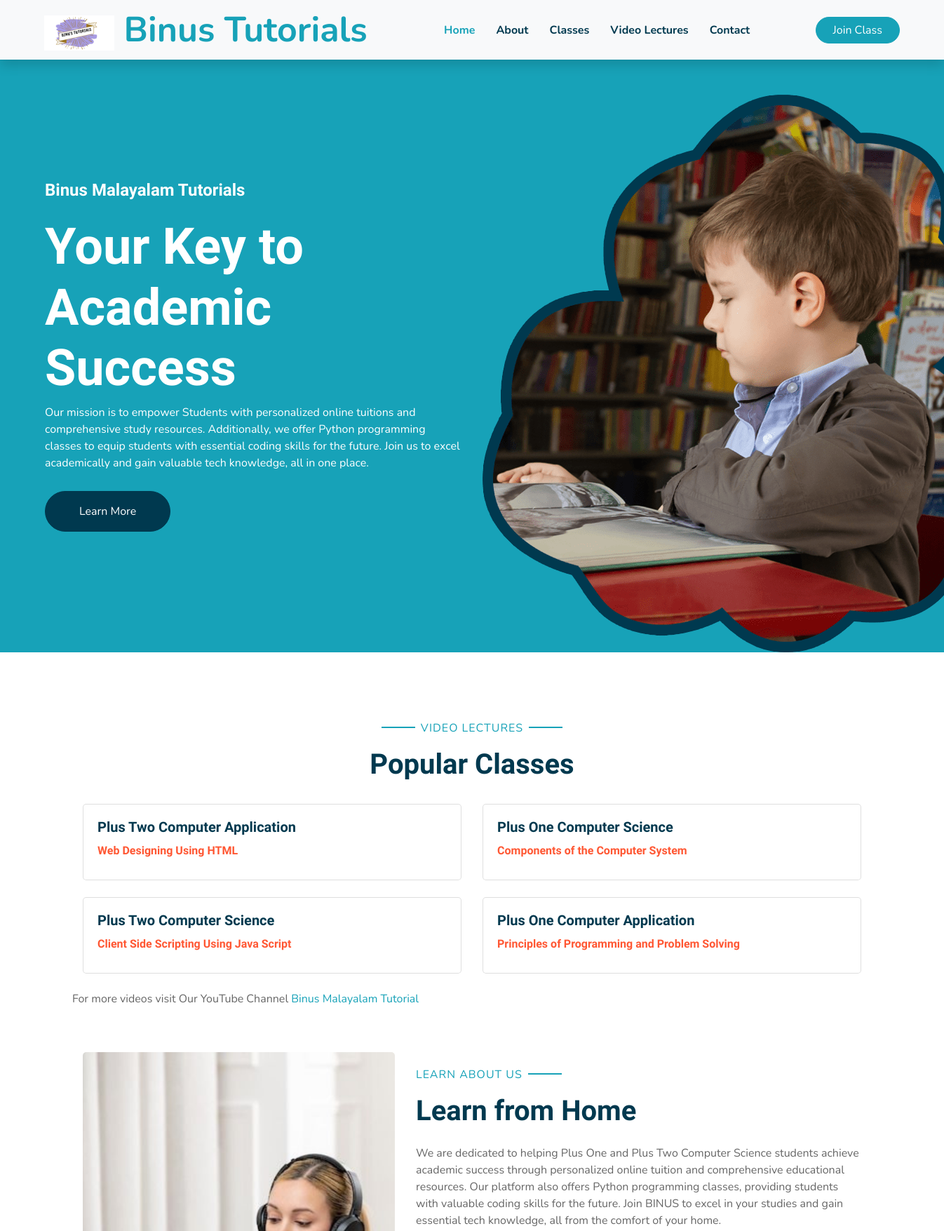
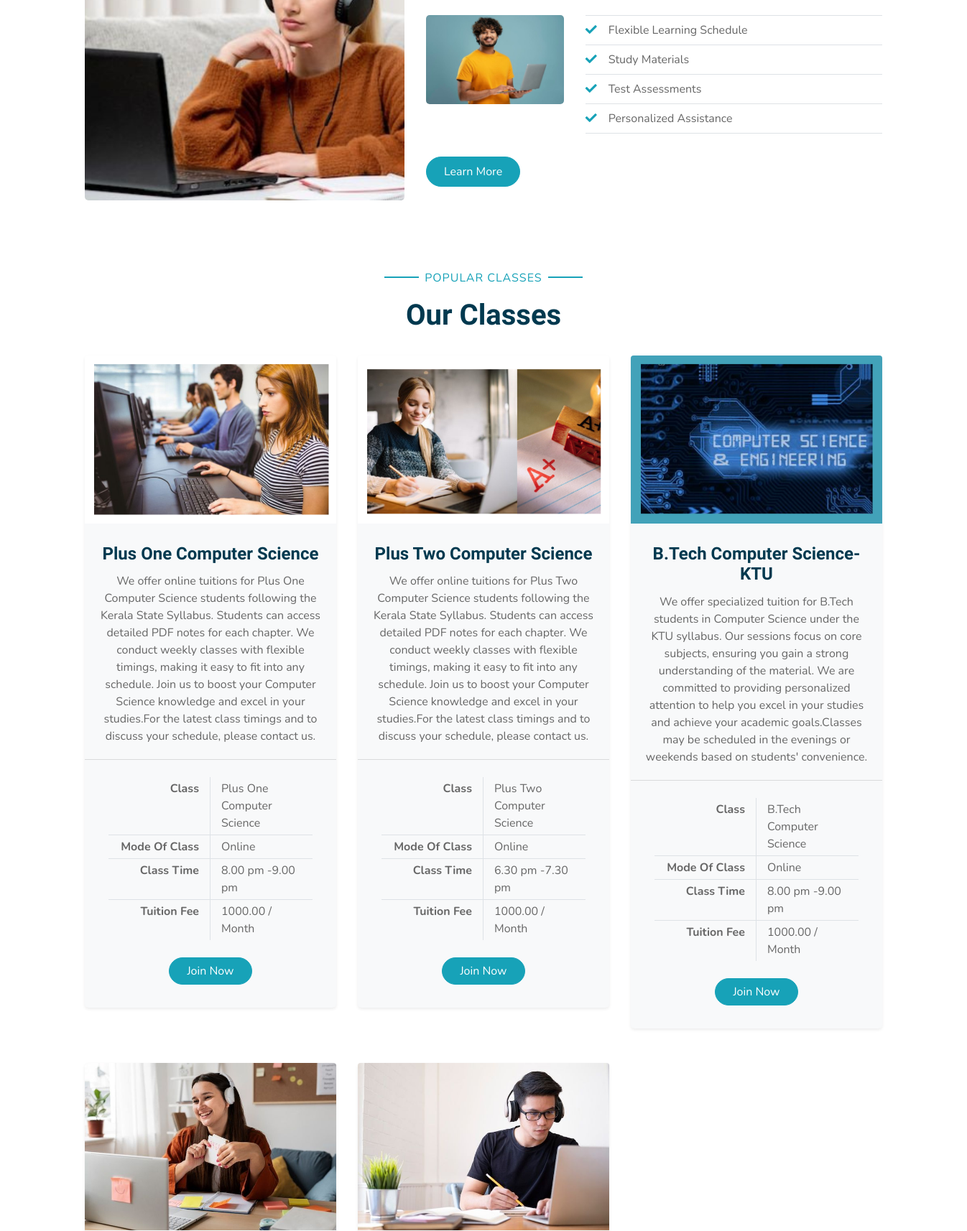
The page / (upper part) on the database its author committed (2 pictures, top to bottom).
### home/models.py (models this page shows, shortened)
class Item(models.Model):
    title = models.CharField(max_length=100)
    video = EmbedVideoField()
    playlist_url = models.URLField(blank=True, null=True, help_text="Enter the URL for a YouTube playlist.")
    chapter_title = models.CharField(max_length=100)

class Pictures(models.Model):
        title = models.CharField(max_length=100)
        image = models.ImageField(upload_to='images/')

class Tutorial(models.Model):
    title = models.CharField(max_length=255)
    description = models.TextField()
    class_name = models.CharField(max_length=50)  # Consider renaming if 'class' conflicts with Python keywords
    mode_of_class = models.CharField(max_length=50, choices=[('Online', 'Online'), ('Offline', 'Offline')])
    class_timings = models.CharField(max_length=100)  # You may use DateTimeField if specific times are needed
    tuition_fee = models.DecimalField(max_digits=10, decimal_places=2)
    image = models.ImageField(upload_to='class_images/')

### home/views.py (the view, shortened to what this page needs)
# urls.py: path('', views.index,name='home'),
def index(request):
    form = BookingForm()
    tutorials = Tutorial.objects.all()
    videos = Item.objects.all()
    img = Pictures.objects.first()
    return render(request, 'index.html', {'tutorials': tutorials, 'videos': videos, 'img': img, 'form': form})

### templates/index.html (shortened to what this page needs)
{% extends 'layouts/blank_layout.html'%}
{% load static %}
{% block navbar %}
{% include 'layouts/navbar.html'%}
{% endblock %}
{% block hero %}
{% include 'layouts/hero.html'%}
{% endblock %}
{% block video_section %}
{% include 'layouts/test_video.html'%}
{% endblock %}
{% block best_school %}
{% include 'layouts/best_school.html'%}
{% endblock %}
{% block popular_class %}
{% include 'layouts/popular_class.html'%}
{% endblock %}

### templates/layouts/test_video.html (shortened to what this page needs)
{% load static %}
{% load embed_video_tags %}
<div class="container-fluid pt-5">
    <div class="container">
      <div class="text-center pb-2">
        <p class="section-title px-5">
          <span class="px-2"> Video Lectures</span>
        </p>
        <h1 class="mb-4">Popular Classes</h1>
      </div>
      <div class="row">
        {% for i in videos|slice:":4" %}
        <div class="col-md-6 mb-4">
            <div class="card">
                <div class="card-body">
                    <h5 class="card-title">{{ i.title }}</h5>
                    <h6 class="card-title"style="color: #ff5733;">{{ i.chapter_title }}</h6>
                </div>
            </div>
        </div>
        {% endfor %}
        <p>For more videos visit Our YouTube Channel <a href="https://www.youtube.com/@BinusMalayalamTutorials" target="_blank"><span>Binus Malayalam Tutorial</span></a></p>
      </div>
    </div>
</div>

### templates/layouts/best_school.html
{% load static %}
<div class="container-fluid py-5">
    <div class="container">
      <div class="row align-items-center">
        <div class="col-lg-5">
          <img
            class="img-fluid rounded mb-5 mb-lg-0"
            src="{{img.image.url}}"
            alt=""
          />
        </div>
        <div class="col-lg-7">
          <p class="section-title pr-5">
            <span class="pr-2">Learn About Us</span>
          </p>
          <h1 class="mb-4">Learn from Home</h1>
          <p>
            We are dedicated to helping Plus One and Plus Two Computer Science  students achieve academic success through personalized online tuition and comprehensive educational resources.
            Our platform also offers Python programming classes, providing students with valuable coding skills for the future.
            Join BINUS to excel in your studies and gain essential tech knowledge, all from the comfort of your home.
          </p>
          <div class="row pt-2 pb-4">
            <div class="col-6 col-md-4">
              <img class="img-fluid rounded" src="{% static 'img/mini_img.png' %}" alt="" />
            </div>
            <div class="col-6 col-md-8">
              <ul class="list-inline m-0">
                <li class="py-2 border-top border-bottom">
                  <i class="fa fa-check text-primary mr-3"></i>Flexible Learning Schedule
                </li>
                <li class="py-2 border-bottom">
                  <i class="fa fa-check text-primary mr-3"></i>Study Materials
                </li>
                <li class="py-2 border-bottom">
                  <i class="fa fa-check text-primary mr-3"></i>Test Assessments
                </li>
                <li class="py-2 border-bottom">
                    <i class="fa fa-check text-primary mr-3"></i>Personalized Assistance
                  </li>
              </ul>
            </div>
          </div>
          <a href="{% url 'class' %}" class="btn btn-primary mt-2 py-2 px-4">Learn More</a>
        </div>
      </div>
    </div>
  </div>

### templates/layouts/popular_class.html (shortened to what this page needs)
{% load static %}
<div class="container-fluid pt-5">
    <div class="container">
      <div class="text-center pb-2">
        <p class="section-title px-5">
          <span class="px-2">Popular Classes</span>
        </p>
        <h1 class="mb-4">Our Classes</h1>
      </div>
      <div class="row">
        {% for tutorial in tutorials %}
        <div class="col-lg-4 mb-5">
          <div class="card border-0 bg-light shadow-sm pb-2">
            <img class="card-img-top mb-2" src="{{ tutorial.image.url }}" alt="{{ tutorial.title }}" />
            <div class="card-body text-center">
              <h4 class="card-title">{{ tutorial.title }}</h4>
              <p class="card-text">
                {{ tutorial.description }}
              </p>
            </div>
            <div class="card-footer bg-transparent py-4 px-5">
              <div class="row border-bottom">
                <div class="col-6 py-1 text-right border-right">
                  <strong>Class</strong>
                </div>
                <div class="col-6 py-1">{{ tutorial.class_name }}</div>
              </div>
              <div class="row border-bottom">
                <div class="col-6 py-1 text-right border-right">
                  <strong>Mode Of Class</strong>
                </div>
                <div class="col-6 py-1">{{ tutorial.mode_of_class }}</div>
              </div>
              <div class="row border-bottom">
                <div class="col-6 py-1 text-right border-right">
                  <strong>Class Time</strong>
                </div>
                <div class="col-6 py-1">{{ tutorial.class_timings }}</div>
              </div>
              <div class="row">
                <div class="col-6 py-1 text-right border-right">
                  <strong>Tuition Fee</strong>
                </div>
                <div class="col-6 py-1">{{ tutorial.tuition_fee }} / Month</div>
              </div>
            </div>
            <a href="{% url 'join_now' %}" class="btn btn-primary px-4 mx-auto mb-4">Join Now</a>
          </div>
        </div>
        {% endfor %}
      </div>
    </div>
</div>

### rows shown on the page
Item: title "Plus Two Computer Application", chapter_title "Web Designing Using HTML"
Item: title "Plus One Computer Science", chapter_title "Components of the Computer System"
Item: title "Plus Two Computer Science", chapter_title "Client Side Scripting Using Java Script"
Item: title "Plus One Computer Application", chapter_title "Principles of Programming and Problem Solving"
Pictures: image (picture)
Tutorial: image (picture), title "Plus One Computer Science", description "We offer online tuitions for Plus One Computer Science students following the Kerala State Syllabus. Students can access detailed PDF notes for each chapter. We conduct weekly classes with flexible timings, making it easy to fit into any schedule. Join us to boost your Computer Science knowledge and excel in your studies.For the latest class timings and to discuss your schedule, please contact us.", class_name "Plus One Computer Science", mode_of_class "Online", class_timings "8.00 pm -9.00 pm", tuition_fee "1000.00"
Tutorial: image (picture), title "Plus Two Computer Science", description "We offer online tuitions for Plus Two Computer Science students following the Kerala State Syllabus. Students can access detailed PDF notes for each chapter. We conduct weekly classes with flexible timings, making it easy to fit into any schedule. Join us to boost your Computer Science knowledge and excel in your studies.For the latest class timings and to discuss your schedule, please contact us.", class_name "Plus Two Computer Science", mode_of_class "Online", class_timings "6.30 pm -7.30 pm", tuition_fee "1000.00"
Tutorial: image (picture), title "B.Tech Computer Science-KTU", description "We offer specialized tuition for B.Tech students in Computer Science under the KTU syllabus. Our sessions focus on core subjects, ensuring you gain a strong understanding of the material. We are committed to providing personalized attention to help you excel in your studies and achieve your academic goals.Classes may be scheduled in the evenings or weekends based on students' convenience.", class_name "B.Tech Computer Science", mode_of_class "Online", class_timings "8.00 pm -9.00 pm", tuition_fee "1000.00"
Tutorial: image (picture)
Tutorial: image (picture)
